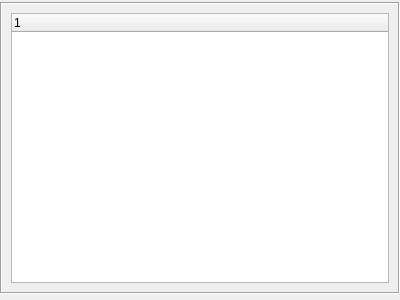
<?xml version="1.0" encoding="UTF-8"?>
<ui version="4.0">
 <class>BCSystemplan</class>
 <widget class="QWidget" name="BCSystemplan">
  <property name="geometry">
   <rect>
    <x>0</x>
    <y>0</y>
    <width>400</width>
    <height>300</height>
   </rect>
  </property>
  <property name="windowTitle">
   <string>Form</string>
  </property>
  <layout class="QGridLayout" name="gridLayout">
   <property name="leftMargin">
    <number>0</number>
   </property>
   <property name="topMargin">
    <number>2</number>
   </property>
   <property name="rightMargin">
    <number>0</number>
   </property>
   <property name="bottomMargin">
    <number>6</number>
   </property>
   <property name="spacing">
    <number>0</number>
   </property>
   <item row="0" column="0">
    <layout class="QVBoxLayout" name="verticalLayout"/>
   </item>
   <item row="1" column="0">
    <widget class="QFrame" name="frame">
     <property name="frameShape">
      <enum>QFrame::Box</enum>
     </property>
     <property name="frameShadow">
      <enum>QFrame::Sunken</enum>
     </property>
     <layout class="QGridLayout" name="gridLayout_2">
      <item row="0" column="0">
       <widget class="QTreeWidget" name="m_pTreeWidget">
        <column>
         <property name="text">
          <string notr="true">1</string>
         </property>
        </column>
       </widget>
      </item>
     </layout>
    </widget>
   </item>
  </layout>
 </widget>
 <resources/>
 <connections/>
</ui>
